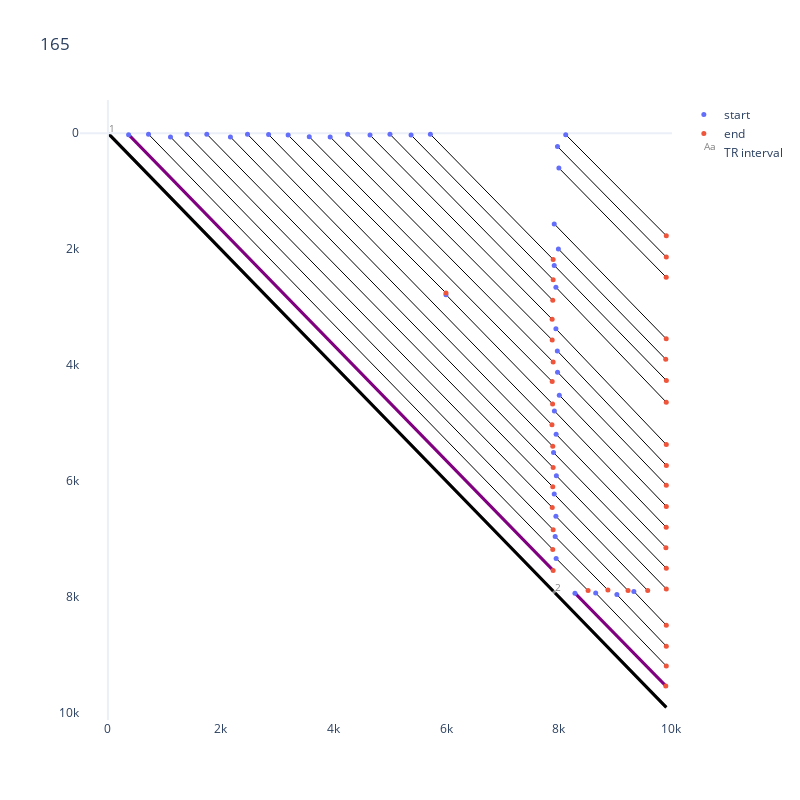

Here is the notebook cell this chart was saved with:
### Markdown cell above
You can also plot with a dot plot generated with Gepard:

### Code cell
v.show(read_id=165, dot_plot=True)

### Figure 1 — Plotly figure (JSON) as saved in the notebook; plotly's stock layout.template omitted (floating-point values rounded to 4 significant figures)
{"data": [{"marker": {"size": 5}, "mode": "markers", "name": "start", "showlegend": true, "type": "scatter", "x": [367, 8288, 7954, 720, 8656, 7937, 1110, 9032, 7950, 1402, 9333, 7920, 1755, 7958, 2174, 7908, 2477, 7954, 2851, 7923, 3198, 5999, 8010, 3573, 7979, 3944, 7975, 4255, 7950, 4651, 5005, 7950, 5380, 7920, 5722, 7994, 7920, 8003, 7978, 8124], "y": [26, 7938, 7338, 19, 7936, 6962, 65, 7963, 6612, 17, 7908, 6229, 17, 5911, 66, 5512, 19, 5196, 24, 4793, 33, 2787, 4521, 63, 4124, 65, 3758, 19, 3377, 33, 19, 2660, 33, 2282, 19, 1998, 1566, 602, 231, 26]}, {"marker": {"size": 5}, "mode": "markers", "name": "end", "showlegend": true, "type": "scatter", "x": [7901, 9900, 8521, 7894, 9909, 8873, 7901, 9909, 9230, 7885, 9909, 9579, 7894, 9909, 7901, 9909, 7894, 9902, 7880, 9907, 5999, 7891, 9909, 7884, 9909, 7901, 9910, 7884, 9909, 7883, 7894, 9908, 7901, 9910, 7901, 9899, 9907, 9907, 9909, 9909], "y": [7545, 9538, 7894, 7183, 9195, 7885, 6843, 8853, 7894, 6460, 8492, 7894, 6103, 7865, 5771, 7509, 5404, 7153, 5034, 6802, 2758, 4673, 6441, 4287, 6075, 3949, 5735, 3569, 5374, 3212, 2885, 4643, 2528, 4268, 2179, 3902, 3549, 2487, 2139, 1770]}, {"hoverinfo": "text", "marker": {"size": 5}, "mode": "text", "name": "TR interval", "showlegend": true, "text": ["1", "2"], "textfont": {"color": "grey", "size": 10}, "textposition": "top right", "type": "scatter", "x": [17, 7936], "y": [17, 7936]}], "layout": {"height": 800, "hovermode": "closest", "shapes": [{"layer": "below", "line": {"color": "grey", "width": 3}, "type": "line", "x0": 0, "x1": 9910, "xref": "x", "y0": 0, "y1": 9910, "yref": "y"}, {"layer": "below", "line": {"color": "black", "width": 3}, "type": "line", "x0": 17, "x1": 7901, "xref": "x", "y0": 17, "y1": 7901, "yref": "y"}, {"layer": "below", "line": {"color": "black", "width": 3}, "type": "line", "x0": 7936, "x1": 9909, "xref": "x", "y0": 7936, "y1": 9909, "yref": "y"}, {"layer": "below", "line": {"color": "purple", "width": 3}, "type": "line", "x0": 367, "x1": 7901, "xref": "x", "y0": 26, "y1": 7545, "yref": "y"}, {"layer": "below", "line": {"color": "purple", "width": 3}, "type": "line", "x0": 8288, "x1": 9900, "xref": "x", "y0": 7938, "y1": 9538, "yref": "y"}, {"layer": "below", "line": {"color": "black", "width": 1}, "type": "line", "x0": 7954, "x1": 8521, "xref": "x", "y0": 7338, "y1": 7894, "yref": "y"}, {"layer": "below", "line": {"color": "black", "width": 1}, "type": "line", "x0": 720, "x1": 7894, "xref": "x", "y0": 19, "y1": 7183, "yref": "y"}, {"layer": "below", "line": {"color": "black", "width": 1}, "type": "line", "x0": 8656, "x1": 9909, "xref": "x", "y0": 7936, "y1": 9195, "yref": "y"}, {"layer": "below", "line": {"color": "black", "width": 1}, "type": "line", "x0": 7937, "x1": 8873, "xref": "x", "y0": 6962, "y1": 7885, "yref": "y"}, {"layer": "below", "line": {"color": "black", "width": 1}, "type": "line", "x0": 1110, "x1": 7901, "xref": "x", "y0": 65, "y1": 6843, "yref": "y"}, {"layer": "below", "line": {"color": "black", "width": 1}, "type": "line", "x0": 9032, "x1": 9909, "xref": "x", "y0": 7963, "y1": 8853, "yref": "y"}, {"layer": "below", "line": {"color": "black", "width": 1}, "type": "line", "x0": 7950, "x1": 9230, "xref": "x", "y0": 6612, "y1": 7894, "yref": "y"}, {"layer": "below", "line": {"color": "black", "width": 1}, "type": "line", "x0": 1402, "x1": 7885, "xref": "x", "y0": 17, "y1": 6460, "yref": "y"}, {"layer": "below", "line": {"color": "black", "width": 1}, "type": "line", "x0": 9333, "x1": 9909, "xref": "x", "y0": 7908, "y1": 8492, "yref": "y"}, {"layer": "below", "line": {"color": "black", "width": 1}, "type": "line", "x0": 7920, "x1": 9579, "xref": "x", "y0": 6229, "y1": 7894, "yref": "y"}, {"layer": "below", "line": {"color": "black", "width": 1}, "type": "line", "x0": 1755, "x1": 7894, "xref": "x", "y0": 17, "y1": 6103, "yref": "y"}, {"layer": "below", "line": {"color": "black", "width": 1}, "type": "line", "x0": 7958, "x1": 9909, "xref": "x", "y0": 5911, "y1": 7865, "yref": "y"}, {"layer": "below", "line": {"color": "black", "width": 1}, "type": "line", "x0": 2174, "x1": 7901, "xref": "x", "y0": 66, "y1": 5771, "yref": "y"}, {"layer": "below", "line": {"color": "black", "width": 1}, "type": "line", "x0": 7908, "x1": 9909, "xref": "x", "y0": 5512, "y1": 7509, "yref": "y"}, {"layer": "below", "line": {"color": "black", "width": 1}, "type": "line", "x0": 2477, "x1": 7894, "xref": "x", "y0": 19, "y1": 5404, "yref": "y"}, {"layer": "below", "line": {"color": "black", "width": 1}, "type": "line", "x0": 7954, "x1": 9902, "xref": "x", "y0": 5196, "y1": 7153, "yref": "y"}, {"layer": "below", "line": {"color": "black", "width": 1}, "type": "line", "x0": 2851, "x1": 7880, "xref": "x", "y0": 24, "y1": 5034, "yref": "y"}, {"layer": "below", "line": {"color": "black", "width": 1}, "type": "line", "x0": 7923, "x1": 9907, "xref": "x", "y0": 4793, "y1": 6802, "yref": "y"}, {"layer": "below", "line": {"color": "black", "width": 1}, "type": "line", "x0": 3198, "x1": 5999, "xref": "x", "y0": 33, "y1": 2758, "yref": "y"}, {"layer": "below", "line": {"color": "black", "width": 1}, "type": "line", "x0": 5999, "x1": 7891, "xref": "x", "y0": 2787, "y1": 4673, "yref": "y"}, {"layer": "below", "line": {"color": "black", "width": 1}, "type": "line", "x0": 8010, "x1": 9909, "xref": "x", "y0": 4521, "y1": 6441, "yref": "y"}, {"layer": "below", "line": {"color": "black", "width": 1}, "type": "line", "x0": 3573, "x1": 7884, "xref": "x", "y0": 63, "y1": 4287, "yref": "y"}, {"layer": "below", "line": {"color": "black", "width": 1}, "type": "line", "x0": 7979, "x1": 9909, "xref": "x", "y0": 4124, "y1": 6075, "yref": "y"}, {"layer": "below", "line": {"color": "black", "width": 1}, "type": "line", "x0": 3944, "x1": 7901, "xref": "x", "y0": 65, "y1": 3949, "yref": "y"}, {"layer": "below", "line": {"color": "black", "width": 1}, "type": "line", "x0": 7975, "x1": 9910, "xref": "x", "y0": 3758, "y1": 5735, "yref": "y"}, {"layer": "below", "line": {"color": "black", "width": 1}, "type": "line", "x0": 4255, "x1": 7884, "xref": "x", "y0": 19, "y1": 3569, "yref": "y"}, {"layer": "below", "line": {"color": "black", "width": 1}, "type": "line", "x0": 7950, "x1": 9909, "xref": "x", "y0": 3377, "y1": 5374, "yref": "y"}, {"layer": "below", "line": {"color": "black", "width": 1}, "type": "line", "x0": 4651, "x1": 7883, "xref": "x", "y0": 33, "y1": 3212, "yref": "y"}, {"layer": "below", "line": {"color": "black", "width": 1}, "type": "line", "x0": 5005, "x1": 7894, "xref": "x", "y0": 19, "y1": 2885, "yref": "y"}, {"layer": "below", "line": {"color": "black", "width": 1}, "type": "line", "x0": 7950, "x1": 9908, "xref": "x", "y0": 2660, "y1": 4643, "yref": "y"}, {"layer": "below", "line": {"color": "black", "width": 1}, "type": "line", "x0": 5380, "x1": 7901, "xref": "x", "y0": 33, "y1": 2528, "yref": "y"}, {"layer": "below", "line": {"color": "black", "width": 1}, "type": "line", "x0": 7920, "x1": 9910, "xref": "x", "y0": 2282, "y1": 4268, "yref": "y"}, {"layer": "below", "line": {"color": "black", "width": 1}, "type": "line", "x0": 5722, "x1": 7901, "xref": "x", "y0": 19, "y1": 2179, "yref": "y"}, {"layer": "below", "line": {"color": "black", "width": 1}, "type": "line", "x0": 7994, "x1": 9899, "xref": "x", "y0": 1998, "y1": 3902, "yref": "y"}, {"layer": "below", "line": {"color": "black", "width": 1}, "type": "line", "x0": 7920, "x1": 9907, "xref": "x", "y0": 1566, "y1": 3549, "yref": "y"}, {"layer": "below", "line": {"color": "black", "width": 1}, "type": "line", "x0": 8003, "x1": 9907, "xref": "x", "y0": 602, "y1": 2487, "yref": "y"}, {"layer": "below", "line": {"color": "black", "width": 1}, "type": "line", "x0": 7978, "x1": 9909, "xref": "x", "y0": 231, "y1": 2139, "yref": "y"}, {"layer": "below", "line": {"color": "black", "width": 1}, "type": "line", "x0": 8124, "x1": 9909, "xref": "x", "y0": 26, "y1": 1770, "yref": "y"}], "title": {"text": "165"}, "width": 800, "xaxis": {"range": [-495.5, 10010], "showgrid": false}, "yaxis": {"autorange": "reversed", "range": [0, 9910], "showgrid": false}}}
